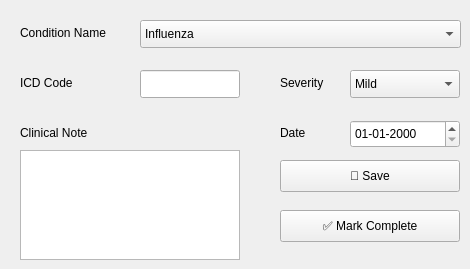
       <widget class="QWidget" name="tab_4">
        <attribute name="title">
         <string>Diagnosis</string>
        </attribute>
        <widget class="QLabel" name="label_9">
         <property name="geometry">
          <rect>
           <x>20</x>
           <y>20</y>
           <width>110</width>
           <height>25</height>
          </rect>
         </property>
         <property name="text">
          <string>Condition Name</string>
         </property>
        </widget>
        <widget class="QComboBox" name="cbDisease">
         <property name="geometry">
          <rect>
           <x>140</x>
           <y>20</y>
           <width>321</width>
           <height>28</height>
          </rect>
         </property>
         <item>
          <property name="text">
           <string>Influenza</string>
          </property>
         </item>
         <item>
          <property name="text">
           <string>Asthma</string>
          </property>
         </item>
         <item>
          <property name="text">
           <string>Hypertension</string>
          </property>
         </item>
        </widget>
        <widget class="QLabel" name="label_8">
         <property name="geometry">
          <rect>
           <x>20</x>
           <y>70</y>
           <width>110</width>
           <height>25</height>
          </rect>
         </property>
         <property name="text">
          <string>ICD Code</string>
         </property>
        </widget>
        <widget class="QLineEdit" name="lineEdit">
         <property name="geometry">
          <rect>
           <x>140</x>
           <y>70</y>
           <width>100</width>
           <height>28</height>
          </rect>
         </property>
         <property name="readOnly">
          <bool>false</bool>
         </property>
        </widget>
        <widget class="QLabel" name="label_10">
         <property name="geometry">
          <rect>
           <x>280</x>
           <y>70</y>
           <width>70</width>
           <height>25</height>
          </rect>
         </property>
         <property name="text">
          <string>Severity</string>
         </property>
        </widget>
        <widget class="QComboBox" name="cbSeverity">
         <property name="geometry">
          <rect>
           <x>350</x>
           <y>70</y>
           <width>110</width>
           <height>28</height>
          </rect>
         </property>
         <item>
          <property name="text">
           <string>Mild</string>
          </property>
         </item>
         <item>
          <property name="text">
           <string>Moderate</string>
          </property>
         </item>
         <item>
          <property name="text">
           <string>Severe</string>
          </property>
         </item>
         <item>
          <property name="text">
           <string>Critical</string>
          </property>
         </item>
        </widget>
        <widget class="QLabel" name="label_11">
         <property name="geometry">
          <rect>
           <x>280</x>
           <y>120</y>
           <width>70</width>
           <height>25</height>
          </rect>
         </property>
         <property name="text">
          <string>Date</string>
         </property>
        </widget>
        <widget class="QDateEdit" name="dateDiagnosed">
         <property name="geometry">
          <rect>
           <x>350</x>
           <y>120</y>
           <width>110</width>
           <height>28</height>
          </rect>
         </property>
         <property name="displayFormat">
          <string>dd-MM-yyyy</string>
         </property>
        </widget>
        <widget class="QLabel" name="label_12">
         <property name="geometry">
          <rect>
           <x>20</x>
           <y>120</y>
           <width>110</width>
           <height>25</height>
          </rect>
         </property>
         <property name="text">
          <string>Clinical Note</string>
         </property>
        </widget>
        <widget class="QTextEdit" name="textEdit">
         <property name="geometry">
          <rect>
           <x>20</x>
           <y>150</y>
           <width>220</width>
           <height>110</height>
          </rect>
         </property>
        </widget>
        <widget class="QPushButton" name="btnSaveDiagnosis">
         <property name="geometry">
          <rect>
           <x>280</x>
           <y>160</y>
           <width>180</width>
           <height>32</height>
          </rect>
         </property>
         <property name="text">
          <string>💾 Save</string>
         </property>
        </widget>
        <widget class="QPushButton" name="btnComplete">
         <property name="geometry">
          <rect>
           <x>280</x>
           <y>210</y>
           <width>180</width>
           <height>32</height>
          </rect>
         </property>
         <property name="text">
          <string>✅ Mark Complete</string>
         </property>
        </widget>
       </widget>
